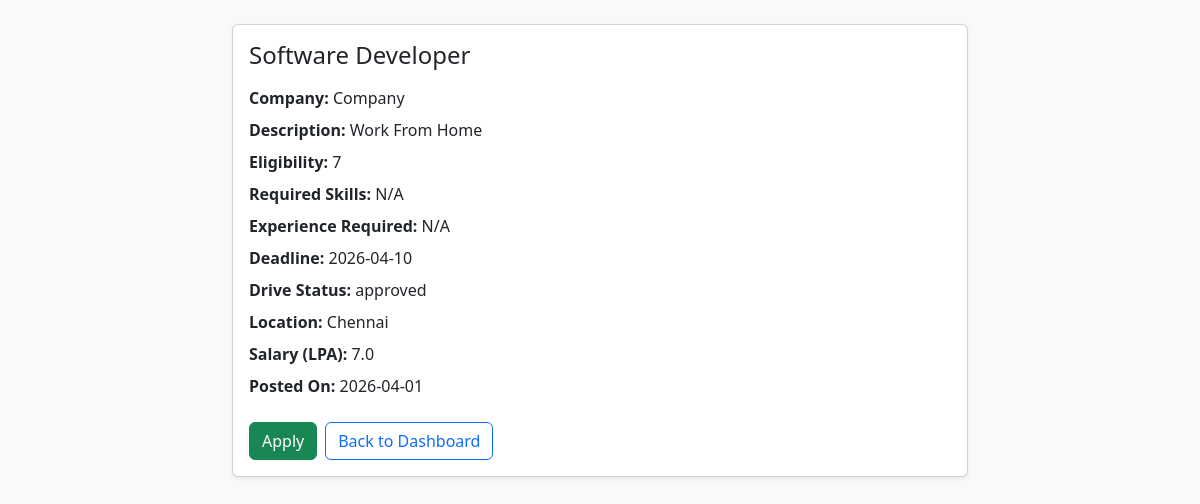
/student/job/1 (signed in), run on the app's committed database.
### model.py (models this page shows, shortened)
class JobPosition(db.Model):
    __tablename__ = "job_positions"
    id = db.Column(db.Integer, primary_key=True)
    company_id = db.Column(db.Integer, db.ForeignKey("companies.id"), nullable=False)
    title = db.Column(db.String(120), nullable=False)
    description = db.Column(db.Text, nullable=True)
    eligibility_criteria = db.Column(db.String(255), nullable=True)
    required_skills = db.Column(db.String(255), nullable=True)
    experience_required = db.Column(db.String(120), nullable=True)
    application_deadline = db.Column(db.Date, nullable=True)
    location = db.Column(db.String(120), nullable=True)
    salary_lpa = db.Column(db.Float, nullable=True)
    status = db.Column(db.String(30), nullable=False, default="pending")
    is_active = db.Column(db.Boolean, nullable=False, default=True)
    posted_at = db.Column(db.DateTime, nullable=False, default=datetime.utcnow)
    company = db.relationship("Company", back_populates="job_positions")
    applications = db.relationship(
        "Application", back_populates="job_position", cascade="all, delete-orphan"
    )

class Company(db.Model):
    __tablename__ = "companies"
    id = db.Column(db.Integer, primary_key=True)
    name = db.Column(db.String(120), unique=True, nullable=False)
    email = db.Column(db.String(120), unique=True, nullable=False)
    password = db.Column(db.String(120), nullable=False)
    industry = db.Column(db.String(100), nullable=True)
    location = db.Column(db.String(120), nullable=True)
    website = db.Column(db.String(255), nullable=True)
    is_blacklisted = db.Column(db.Boolean, nullable=False, default=False)
    is_approved = db.Column(db.Boolean, nullable=False, default=False)
    job_positions = db.relationship(
        "JobPosition", back_populates="company", cascade="all, delete-orphan"
    )

### app.py (the view)
@app.route('/student/job/<int:position_id>')
def student_job_details(position_id):
    if 'student_id' not in session:
        return redirect(url_for("access"))
    close_expired_job_positions()
    student = Student.query.get(session['student_id'])
    if not student:
        return redirect(url_for("access"))
    position = JobPosition.query.join(Company).filter(
        JobPosition.id == position_id,
        JobPosition.is_active == True,
        JobPosition.status == "approved",
        Company.is_blacklisted == False,
        Company.is_approved == True
    ).first()
    if not position:
        return redirect(url_for("student_dashboard"))
    has_applied = Application.query.filter_by(
        student_id=student.id,
        job_position_id=position.id
    ).first() is not None
    return render_template(
        'student_job_detail.html',
        student=student,
        position=position,
        has_applied=has_applied,
    )

### app.py (called while the page is built)
def close_expired_job_positions():
    today = datetime.utcnow().date()
    expired_positions = JobPosition.query.filter(
        JobPosition.is_active == True,
        JobPosition.application_deadline.isnot(None),
        JobPosition.application_deadline < today,
    ).all()
    for position in expired_positions:
        position.is_active = False
        position.status = "closed"
    if expired_positions:
        db.session.commit()

### template/student_job_detail.html (shortened to what this page needs)
<!doctype html>
<html lang="en">
<head>
    <link href="https://cdn.jsdelivr.net/npm/bootstrap@5.3.8/dist/css/bootstrap.min.css" rel="stylesheet">
</head>
<body class="bg-light">
    <main class="container py-4">
        <div class="row justify-content-center">
            <div class="col-12 col-lg-8">
                <div class="card shadow-sm">
                    <div class="card-body">
                        <h1 class="h4 mb-3">{{ position.title }}</h1>
                        <p class="mb-2"><strong>Company:</strong> {{ position.company.name }}</p>
                        <p class="mb-2"><strong>Description:</strong> {{ position.description or 'No description provided.' }}</p>
                        <p class="mb-2"><strong>Eligibility:</strong> {{ position.eligibility_criteria or 'N/A' }}</p>
                        <p class="mb-2"><strong>Required Skills:</strong> {{ position.required_skills or 'N/A' }}</p>
                        <p class="mb-2"><strong>Experience Required:</strong> {{ position.experience_required or 'N/A' }}</p>
                        <p class="mb-2"><strong>Deadline:</strong> {{ position.application_deadline.strftime('%Y-%m-%d') if position.application_deadline else 'N/A' }}</p>
                        <p class="mb-2"><strong>Drive Status:</strong> {{ position.status }}</p>
                        <p class="mb-2"><strong>Location:</strong> {{ position.location or 'N/A' }}</p>
                        <p class="mb-2"><strong>Salary (LPA):</strong> {{ position.salary_lpa or 'N/A' }}</p>
                        <p class="mb-4"><strong>Posted On:</strong> {{ position.posted_at.strftime('%Y-%m-%d') if position.posted_at else 'N/A' }}</p>
                        <div class="d-flex gap-2">
                            {% if not has_applied %}
                                <form method="POST" action="{{ url_for('apply_job', position_id=position.id) }}">
                                    <button type="submit" class="btn btn-success">Apply</button>
                                </form>
                            {% else %}
                                <button type="button" class="btn btn-secondary" disabled>Already Applied</button>
                            {% endif %}
                            <a href="{{ url_for('student_dashboard') }}" class="btn btn-outline-primary">Back to Dashboard</a>
                        </div>
                    </div>
                </div>
            </div>
        </div>
    </main>
</body>
</html>

### data on the page
JobPosition: title "Software Developer", description "Work From Home", eligibility_criteria "7", required_skills "N/A", experience_required "N/A", application_deadline "2026-04-10", status "approved", location "Chennai", salary_lpa "7.0", posted_at "2026-04-01"
Company: company.name "Company"
